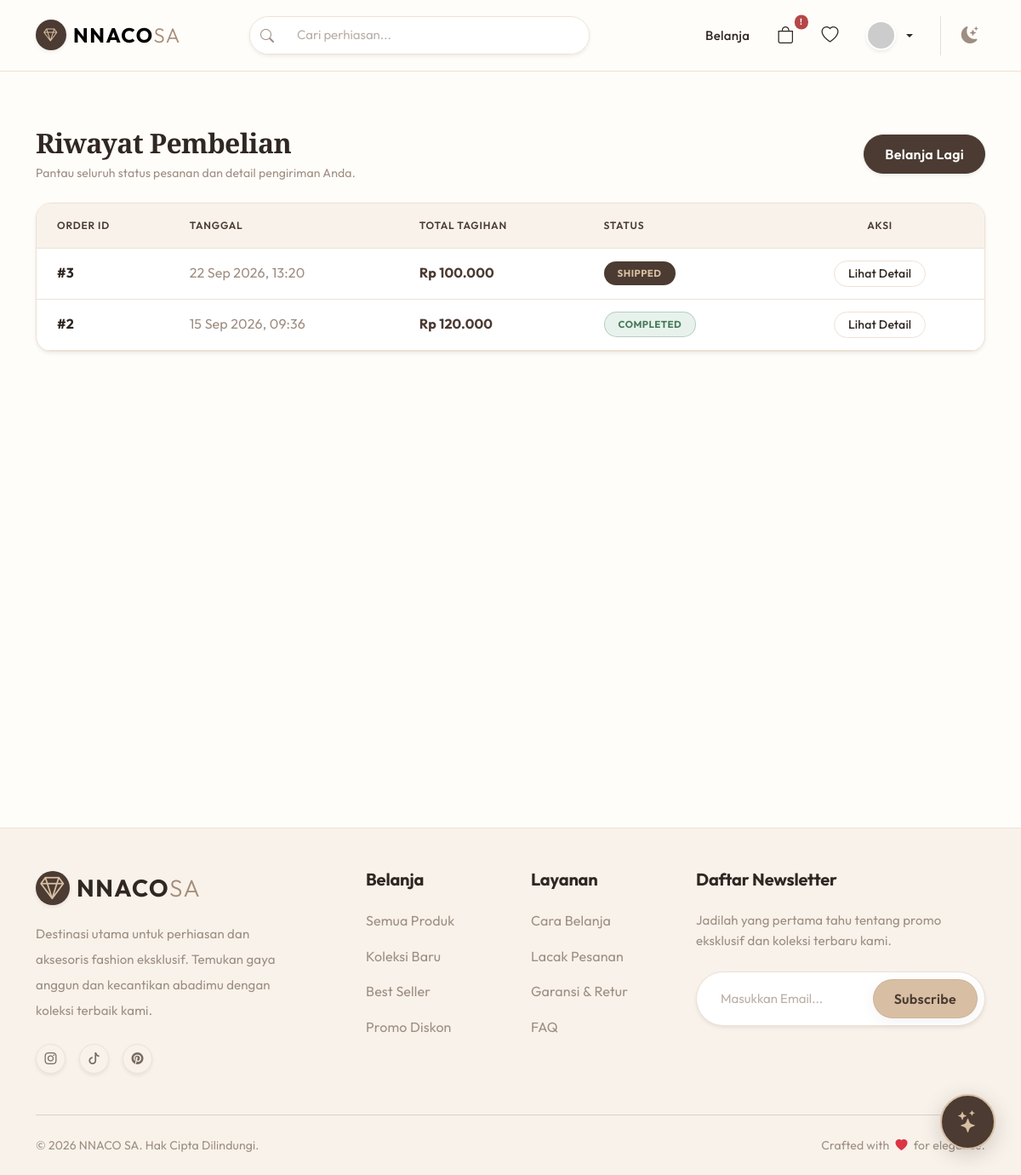
The app's page /public/order (signed in) with its own data.
### tables this page shows
CREATE TABLE `orders` (
  `id` int(11) NOT NULL AUTO_INCREMENT,
  `user_id` int(11) NOT NULL,
  `phone` varchar(25) DEFAULT NULL,
  `coupon_id` int(11) DEFAULT NULL,
  `total_amount` decimal(10,2) NOT NULL,
  `status` enum('pending','processing','shipped','completed','cancelled') NOT NULL DEFAULT 'pending',
  `shipping_address` text NOT NULL,
  `created_at` timestamp NOT NULL DEFAULT current_timestamp(),
  PRIMARY KEY (`id`),
  KEY `user_id` (`user_id`),
  KEY `coupon_id` (`coupon_id`),
  CONSTRAINT `orders_ibfk_1` FOREIGN KEY (`user_id`) REFERENCES `users` (`id`),
  CONSTRAINT `orders_ibfk_2` FOREIGN KEY (`coupon_id`) REFERENCES `coupons` (`id`) ON DELETE SET NULL
);

### app/controllers/OrderController.php (called while the page is built, shortened)
<?php
class OrderController extends Controller {
    public function index() {
        $data['title'] = 'Riwayat Pembelian';
        $data['orders'] = $this->model('Order')->getOrdersByUser($_SESSION['user_id']);
        $this->view('order/history', $data);
    }
}

### app/core/App.php (called while the page is built, shortened)
<?php
class App {
    protected $method = 'index';
    protected $params = [];
    public function __construct() {
        $this->controller = new $this->controller;
        call_user_func_array([$this->controller, $this->method], $this->params);
    }
}

### public/index.php (called while the page is built, shortened)
<?php
$app = new App();

### app/core/Database.php (called while the page is built, shortened)
<?php
class Database {
    private $host = DB_HOST;
    private $user = DB_USER;
    private $pass = DB_PASS;
    private $db_name = DB_NAME;
    private $dbh;
    private $stmt;
    public function __construct() {
        $dsn = 'mysql:host=' . $this->host . ';dbname=' . $this->db_name;
        $option = [
            PDO::ATTR_PERSISTENT => false,
            PDO::ATTR_ERRMODE => PDO::ERRMODE_EXCEPTION,
            PDO::ATTR_TIMEOUT => 5
        ];
        try {
            $this->dbh = new PDO($dsn, $this->user, $this->pass, $option);
        } catch(PDOException $e) {
            if ($e->getCode() == 1049 || strpos($e->getMessage(), '1049') !== false) {
                if (file_exists('../app/views/error/db_error.php')) {
                    require_once '../app/views/error/db_error.php';
                    exit;
                }
            }
            die("Database Connection Error: Pastikan service MySQL menyala dan kredensial benar.");
        }
    }
    public function query($query) {
        $this->stmt = $this->dbh->prepare($query);
    }
    public function bind($param, $value, $type = null) {
        if (is_null($type)) {
            switch(true) {
                case is_int($value):
                    $type = PDO::PARAM_INT;
                    break;
            }
        }
        $this->stmt->bindValue($param, $value, $type);
    }
    public function execute() {
        return $this->stmt->execute();
    }
    public function resultSet() {
        $this->execute();
        return $this->stmt->fetchAll(PDO::FETCH_ASSOC);
    }
}

### app/models/Order.php (called while the page is built, shortened)
<?php
class Order extends Model {
    public function getOrdersByUser($user_id) {
        $this->db->query("SELECT * FROM orders WHERE user_id = :user_id ORDER BY created_at DESC");
        $this->db->bind('user_id', $user_id);
        return $this->db->resultSet();
    }
}

### app/core/Model.php (called while the page is built, shortened)
<?php
class Model {
    public function __construct() {
        $this->db = new Database();
    }
}

### app/views/order/history.php (the view, shortened to what this page needs)
<div class="container py-4 min-vh-100">
    <div class="d-flex justify-content-between align-items-center mb-4">
        <div>
            <h2 class="fw-bold mb-1" style="color:var(--color-text);">Riwayat Pembelian</h2>
            <p class="text-muted small mb-0">Pantau seluruh status pesanan dan detail pengiriman Anda.</p>
        </div>
        <a href="<?= BASEURL; ?>/catalog" class="btn btn-primary rounded-pill px-4 shadow-sm">Belanja Lagi</a>
    </div>
    <div class="card card-soft border shadow-sm" style="background:var(--color-surface); border-color:var(--color-border) !important;">
        <div class="card-body p-0">
            <div class="table-responsive">
                <table class="table table-hover align-middle mb-0">
                    <thead class="table-light">
                        <tr>
                            <th class="ps-4 py-3">Order ID</th>
                            <th>Tanggal</th>
                            <th>Total Tagihan</th>
                            <th>Status</th>
                            <th class="pe-4 text-center">Aksi</th>
                        </tr>
                    </thead>
                    <tbody>
                        <?php foreach($data['orders'] as $order): ?>
                        <tr>
                            <td class="ps-4 fw-bold" style="color:var(--color-text);">#<?= $order['id']; ?></td>
                            <td class="text-muted"><?= date('d M Y, H:i', strtotime($order['created_at'])); ?></td>
                            <td class="fw-bold fs-6" style="color:var(--color-primary);">Rp <?= number_format($order['total_amount'], 0, ',', '.'); ?></td>
                            <td>
                                <?php
                                    $st = strtolower($order['status']);
                                    $badgeStyle = 'background:var(--color-taupe); color:#fff;';
                                    if ($st == 'pending') $badgeStyle = 'background:var(--color-warning-soft); color:var(--color-warning); border:1px solid rgba(166,106,32,0.3);';
                                    elseif ($st == 'processing') $badgeStyle = 'background:var(--color-info-soft); color:var(--color-info); border:1px solid rgba(82,109,130,0.3);';
                                    elseif ($st == 'shipped') $badgeStyle = 'background:var(--color-primary); color:var(--color-accent);';
                                    elseif ($st == 'completed' || $st == 'delivered') $badgeStyle = 'background:var(--color-success-soft); color:var(--color-success); border:1px solid rgba(71,122,91,0.3);';
                                    elseif ($st == 'cancelled') $badgeStyle = 'background:var(--color-danger-soft); color:var(--color-danger); border:1px solid rgba(181,71,71,0.3);';
                                ?>
                                <span class="badge px-3 py-2 rounded-pill text-uppercase" style="font-size:11.5px; letter-spacing:0.5px; <?= $badgeStyle; ?>"><?= $order['status']; ?></span>
                            </td>
                            <td class="pe-4 text-center">
                                <a href="<?= BASEURL; ?>/order/detail/<?= $order['id']; ?>" class="btn btn-sm btn-outline-dark rounded-pill px-3">Lihat Detail</a>
                            </td>
                        </tr>
                        <?php endforeach; ?>
                    </tbody>
                </table>
            </div>
        </div>
    </div>
</div>

### public/css/style.css (style rules this page uses)
:root { --color-background: #FFFDF9; --color-surface: #FFFFFF; --color-surface-soft: #F8F2EB; --color-border: #EDE1D5; --color-border-subtle: #F4ECE4; --color-primary: #4B3B32; --color-primary-hover: #302722; --color-accent: #D8BFA3; --color-accent-hover: #C9AE90; --color-accent-soft: #F4EBE2; --color-taupe: #A58C78; --color-taupe-light: #C2B0A1; --color-text: #302722; --color-text-secondary: #786B62; --color-text-muted: #9E8E82; --color-text-inverse: #FFFFFF; --color-success: #477A5B; --color-success-soft: #E8F2EC; --color-warning: #A66A20; --color-warning-soft: #FAF2E6; --color-danger: #B54747; --color-danger-soft: #FAECEC; --color-info: #526D82; --color-info-soft: #EEF3F7; --radius-sm: 6px; --radius-md: 12px; --radius-lg: 18px; --radius-xl: 24px; --radius-pill: 50px; --shadow-soft: 0 4px 18px rgba(75, 59, 50, 0.06); --shadow-hover: 0 12px 28px rgba(75, 59, 50, 0.12); --shadow-elevated: 0 18px 40px rgba(75, 59, 50, 0.15); --transition: all 0.3s cubic-bezier(0.25, 0.8, 0.25, 1); --primary: var(--color-primary); --secondary: var(--color-accent-soft); --accent: var(--color-accent); --bg-color: var(--color-background); --surface: var(--color-surface); --success: var(--color-success); --text-main: var(--color-text); --text-muted: var(--color-text-secondary); --border-radius: var(--radius-lg); }
body { background-color: var(--color-background); color: var(--color-text); font-family: 'Outfit', -apple-system, BlinkMacSystemFont, "Segoe UI", Roboto, sans-serif; line-height: 1.6; letter-spacing: 0.01em; transition: background-color 0.3s ease, color 0.3s ease; -webkit-font-smoothing: antialiased; -moz-osx-font-smoothing: grayscale; }
h1, h2, h3, .editorial-heading { font-family: 'Cormorant Garamond', 'Outfit', Georgia, serif; font-weight: 600; color: var(--color-text); letter-spacing: -0.02em; line-height: 1.25; }
.text-muted { color: var(--color-text-muted) !important; }
.btn-primary { background-color: var(--color-primary); border-color: var(--color-primary); color: var(--color-text-inverse); font-weight: 600; padding: 10px 24px; border-radius: var(--radius-pill); box-shadow: 0 4px 14px rgba(75, 59, 50, 0.15); transition: var(--transition); letter-spacing: 0.3px; }
.btn-outline-dark { border: 1.5px solid var(--color-border); color: var(--color-text); background: transparent; font-weight: 500; border-radius: var(--radius-pill); transition: var(--transition); }
.card-soft { background-color: var(--color-surface); border: 1px solid var(--color-border); border-radius: var(--radius-lg); box-shadow: var(--shadow-soft); transition: var(--transition); overflow: hidden; }
.card { background-color: var(--color-surface); color: var(--color-text); border-color: var(--color-border); transition: var(--transition); }
.table { color: var(--color-text); border-color: var(--color-border); }
.table > :not(caption) > * > * { background-color: transparent; border-bottom: 1px solid var(--color-border); padding: 14px 16px; vertical-align: middle; }
.table-light, thead.table-light, thead.table-light th { background-color: var(--color-surface-soft) !important; color: var(--color-primary) !important; border-color: var(--color-border) !important; font-weight: 600; text-transform: uppercase; font-size: 12px; letter-spacing: 0.8px; }

### records on screen
orders: id "3", created_at "22 Sep 2026, 13:20", total_amount "100.000", status "SHIPPED"
orders: id "2", created_at "15 Sep 2026, 09:36", total_amount "120.000", status "COMPLETED"
